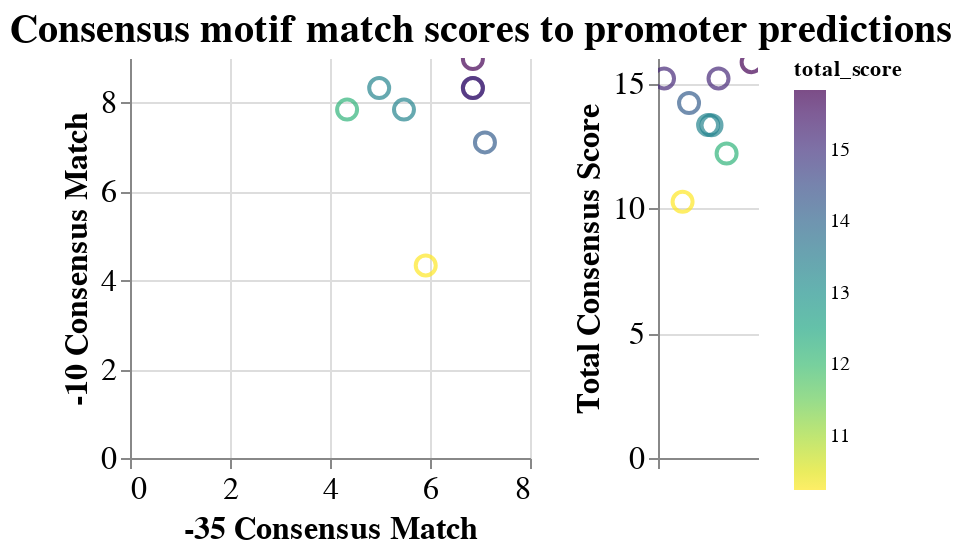

This figure's notebook cell:
### Markdown cell above
In this dataframe, `hex1_score` and `hex2_score` represent this predictions log odds score (how well it matches) to the consensus PSSM above. The `total_score` is the sum of `hex1_score` and `hex2_score`. Higher scores indicate better matches to the consensus.

### Code cell
# scatter plot of hex1 vs hex 2
scatter = alt.Chart(
    hex_score_df,
).mark_point().encode(
    x=alt.X('hex1_score:Q',axis=alt.Axis(title="-35 Consensus Match")),
    y=alt.Y('hex2_score:Q',axis=alt.Axis(title="-10 Consensus Match")),
    color=alt.Color('total_score:Q',scale=alt.Scale(scheme='viridis'),sort='descending'),
    size=alt.value(100),
    tooltip=["desc:N","hex1:N",'hex2:N','total_score:Q'],
).properties(
    width=200,
    height=200
).interactive()

# stripplot showing total score (hex1 + hex2)
stripplot = alt.Chart(
    hex_score_df,
).mark_point().encode(
    x=alt.X(
        'jitter:Q',
        title=None,
        axis=alt.Axis(values=[0], ticks=True, grid=False, labels=False),
        scale=alt.Scale()
    ),
    y=alt.Y(
        'total_score:Q',
        axis=alt.Axis(title="Total Consensus Score")),
    color=alt.Color(
        'total_score:Q',
        scale=alt.Scale(scheme='viridis'),
        sort='descending'),
    size=alt.value(100),
    tooltip=["desc:N","hex1:N",'hex2:N','total_score:Q'],
).transform_calculate(
    # Generate Gaussian jitter with a Box-Muller transform
    jitter='sqrt(-2*log(random()))*cos(2*PI*random())'
).properties(height=200, width=50
).interactive()

# horizontally concat plots
combo = alt.hconcat(
    scatter, 
    stripplot,
    title=f"Consensus motif match scores to promoter predictions"
).configure_view(
    stroke=None
).configure_axis(
    labelFontSize=16,
    titleFontSize=16,
).configure_title(
    anchor='middle',
    fontSize=20
)

#combo.save('consensus_scatter.html')
combo

### Figure 1 — Vega-Lite specification as saved in the notebook (floating-point values rounded to 4 significant figures)
{"config": {"view": {"continuousWidth": 400, "continuousHeight": 300, "stroke": null}, "axis": {"labelFontSize": 16, "titleFontSize": 16}, "title": {"anchor": "middle", "fontSize": 20}}, "hconcat": [{"mark": "point", "encoding": {"color": {"type": "quantitative", "field": "total_score", "scale": {"scheme": "viridis"}, "sort": "descending"}, "size": {"value": 100}, "tooltip": [{"type": "nominal", "field": "desc"}, {"type": "nominal", "field": "hex1"}, {"type": "nominal", "field": "hex2"}, {"type": "quantitative", "field": "total_score"}], "x": {"type": "quantitative", "axis": {"title": "-35 Consensus Match"}, "field": "hex1_score"}, "y": {"type": "quantitative", "axis": {"title": "-10 Consensus Match"}, "field": "hex2_score"}}, "height": 200, "selection": {"selector001": {"type": "interval", "bind": "scales", "encodings": ["x", "y"]}}, "width": 200}, {"mark": "point", "encoding": {"color": {"type": "quantitative", "field": "total_score", "scale": {"scheme": "viridis"}, "sort": "descending"}, "size": {"value": 100}, "tooltip": [{"type": "nominal", "field": "desc"}, {"type": "nominal", "field": "hex1"}, {"type": "nominal", "field": "hex2"}, {"type": "quantitative", "field": "total_score"}], "x": {"type": "quantitative", "axis": {"grid": false, "labels": false, "ticks": true, "values": [0]}, "field": "jitter", "scale": {}, "title": null}, "y": {"type": "quantitative", "axis": {"title": "Total Consensus Score"}, "field": "total_score"}}, "height": 200, "selection": {"selector002": {"type": "interval", "bind": "scales", "encodings": ["x", "y"]}}, "transform": [{"calculate": "sqrt(-2*log(random()))*cos(2*PI*random())", "as": "jitter"}], "width": 50}], "data": {"name": "data-7a6e352f6cae91aedd71bf349d533653"}, "title": "Consensus motif match scores to promoter predictions", "$schema": "https://vega.github.io/schema/vega-lite/v4.0.2.json", "datasets": {"data-7a6e352f6cae91aedd71bf349d533653": [{"locus_tag": "Tmari_0041", "desc": "Tmari_0041||hypothetical protein", "motif_block": "GTCTTGATATTTTACCACTTCTGTGTGTTA", "hex1": "GTCTTG", "hex1_score": 5.479, "hex2": "GTGTTA", "hex2_score": 7.838, "total_score": 13.32}, {"locus_tag": "Tmari_0190", "desc": "Tmari_0190||SpoVS-related protein, type 2", "motif_block": "CACTCGAAAACCAATAAACCAATGTCGTT", "hex1": "CACTCG", "hex1_score": 5.915, "hex2": "GTCGTT", "hex2_score": 4.332, "total_score": 10.25}, {"locus_tag": "Tmari_0264", "desc": "Tmari_0264||DNA-binding protein HBsu", "motif_block": "GACTTGCAACACCCCGCTGTAAAATGGTA", "hex1": "GACTTG", "hex1_score": 6.858, "hex2": "ATGGTA", "hex2_score": 8.324, "total_score": 15.18}, {"locus_tag": "Tmari_0474", "desc": "Tmari_0474||Outer membrane protein alpha precursor", "motif_block": "CTCTTGAATTTCCTTTGGACGGGATGGTA", "hex1": "CTCTTG", "hex1_score": 6.858, "hex2": "ATGGTA", "hex2_score": 8.324, "total_score": 15.18}, {"locus_tag": "Tmari_1277", "desc": "Tmari_1277||Aspartyl-tRNA(Asn) amidotransferase subunit A / Glutamyl-tRNA(Gln) amidotransferase subunit A", "motif_block": "CATTTTGCATTATACACCTTGACATGGTA", "hex1": "CATTTT", "hex1_score": 4.984, "hex2": "ATGGTA", "hex2_score": 8.324, "total_score": 13.31}, {"locus_tag": "Tmari_1330", "desc": "Tmari_1330||astB/chuR-related protein", "motif_block": "CAGTTGGAGATATCATGTGTTGTGATA", "hex1": "CAGTTG", "hex1_score": 7.099, "hex2": "GTGATA", "hex2_score": 7.102, "total_score": 14.2}, {"locus_tag": "Tmari_1351", "desc": "Tmari_1351||SSU ribosomal protein S15p (S13e)", "motif_block": "CACATGCCGGGGTATGTTTTTGTGGTA", "hex1": "CACATG", "hex1_score": 6.858, "hex2": "GTGGTA", "hex2_score": 8.976, "total_score": 15.83}, {"locus_tag": "Tmari_1847", "desc": "Tmari_1847||Maltose/maltodextrin ABC transporter, substrate binding periplasmic protein MalE", "motif_block": "CAGATTGACATCACGAAAATTCGGTGTTA", "hex1": "CAGATT", "hex1_score": 4.342, "hex2": "GTGTTA", "hex2_score": 7.838, "total_score": 12.18}]}}
